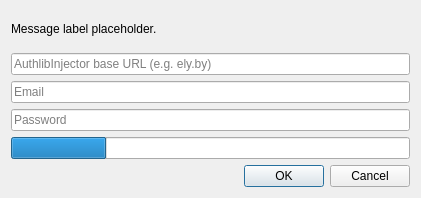
<?xml version="1.0" encoding="UTF-8"?>
<ui version="4.0">
 <class>LoginDialog</class>
 <widget class="QDialog" name="LoginDialog">
  <property name="geometry">
   <rect>
    <x>0</x>
    <y>0</y>
    <width>421</width>
    <height>198</height>
   </rect>
  </property>
  <property name="sizePolicy">
   <sizepolicy hsizetype="Fixed" vsizetype="Fixed">
    <horstretch>0</horstretch>
    <verstretch>0</verstretch>
   </sizepolicy>
  </property>
  <property name="windowTitle">
   <string>Add Account</string>
  </property>
  <layout class="QVBoxLayout" name="verticalLayout">
   <item>
    <widget class="QLabel" name="label">
     <property name="text">
      <string notr="true">Message label placeholder.</string>
     </property>
     <property name="textFormat">
      <enum>Qt::RichText</enum>
     </property>
     <property name="textInteractionFlags">
      <set>Qt::LinksAccessibleByKeyboard|Qt::LinksAccessibleByMouse|Qt::TextBrowserInteraction|Qt::TextSelectableByKeyboard|Qt::TextSelectableByMouse</set>
     </property>
    </widget>
   </item>
   <item>
    <widget class="QLineEdit" name="authlibInjectorBaseTextBox">
     <property name="placeholderText">
      <string>AuthlibInjector base URL (e.g. ely.by)</string>
     </property>
    </widget>
   </item>
   <item>
    <widget class="QLineEdit" name="userTextBox">
     <property name="placeholderText">
      <string>Email</string>
     </property>
    </widget>
   </item>
   <item>
    <widget class="QLineEdit" name="passTextBox">
     <property name="echoMode">
      <enum>QLineEdit::Password</enum>
     </property>
     <property name="placeholderText">
      <string>Password</string>
     </property>
    </widget>
   </item>
   <item>
    <widget class="QProgressBar" name="progressBar">
     <property name="value">
      <number>24</number>
     </property>
     <property name="textVisible">
      <bool>false</bool>
     </property>
    </widget>
   </item>
   <item>
    <widget class="QDialogButtonBox" name="buttonBox">
     <property name="orientation">
      <enum>Qt::Horizontal</enum>
     </property>
     <property name="standardButtons">
      <set>QDialogButtonBox::Cancel|QDialogButtonBox::Ok</set>
     </property>
    </widget>
   </item>
  </layout>
 </widget>
 <resources/>
 <connections/>
</ui>
